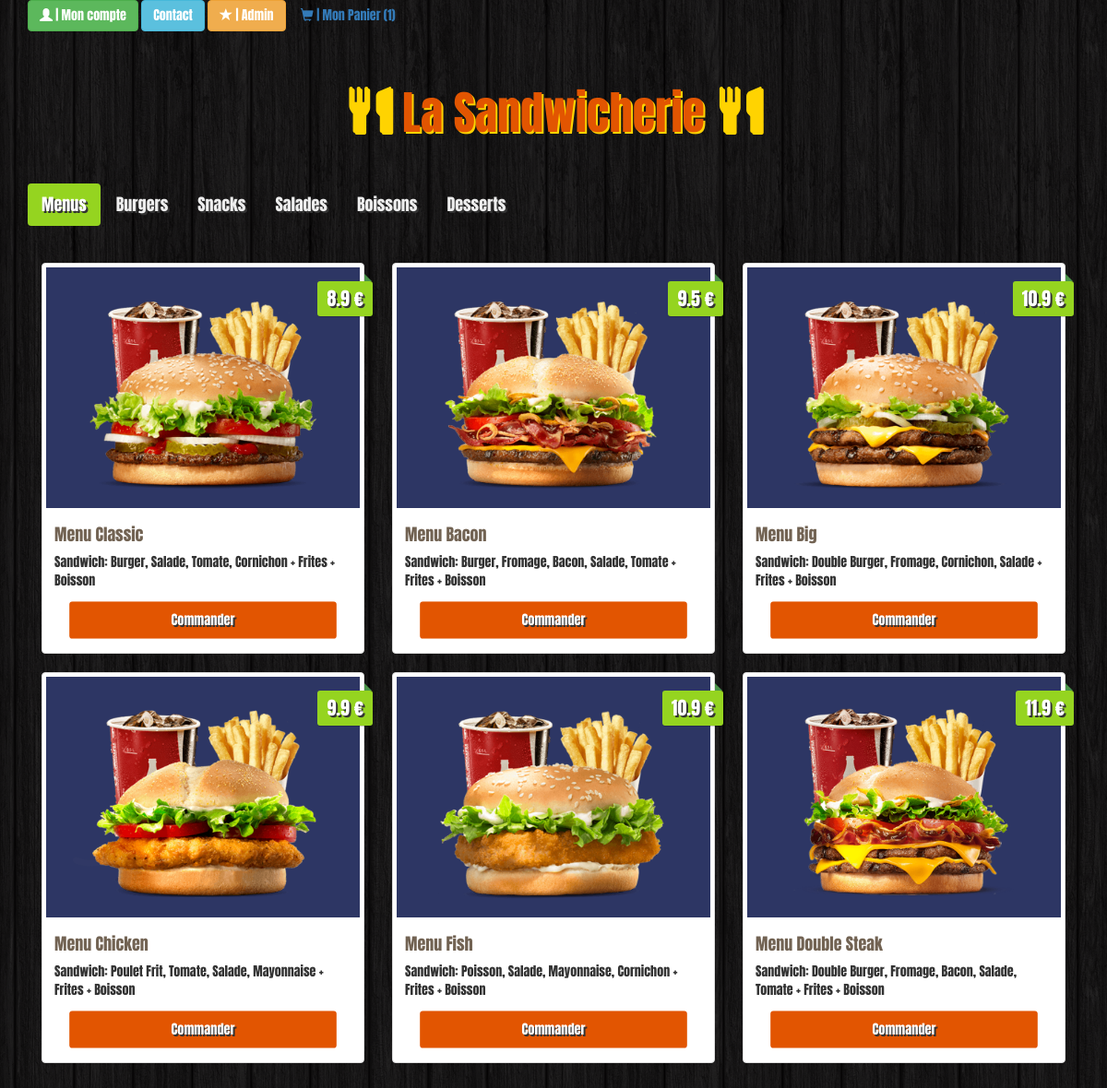
/index.php?cat=1&id=1, run on the app's committed database.
### tables this page shows
CREATE TABLE `categories` (
  `id` int(11) NOT NULL,
  `name` varchar(100) NOT NULL
);

CREATE TABLE `items` (
  `id` int(11) NOT NULL,
  `name` varchar(100) NOT NULL,
  `description` varchar(255) NOT NULL,
  `price` float NOT NULL,
  `image` varchar(255) NOT NULL,
  `category` int(11) NOT NULL
);

### app/public/menu/menu.model.php (called while the page is built)
<?php
    $db = Database::connect();
    $statement = $db->query('SELECT * FROM categories');
    $categories = $statement->fetchAll();

### app/public/home/home.model.php (called while the page is built)
<?php
if(isset($_GET['cat'])):
$cat = $_GET['cat'];
else:
    $cat =1;
endif;
    $statement = $db->prepare("SELECT * FROM items WHERE category ='".$cat."'");
    $statement->execute(array($cat));
    $stat = $statement->fetchAll();

### app/public/home/home.view.php (the view)
<?php
foreach ($stat as $key => $val){
?>
<div class="col-sm-6 col-md-4">
    <div class="thumbnail">
        <img src="img/<?=  $stat[$key]['image']  ?>" alt="">
        <div class="price"><?= $stat[$key]['price'] ?>  €</div>
        <div class="caption">
            <h4><?= $stat[$key]['name'] ?></h4>
            <p><?= $stat[$key]['description'] ?></p>
            <a href="index.php?cat=<?= $cat ?>&id=<?= $stat[$key]['id'] ?>" class="btn btn-order" id="commander" role="button"> Commander</a>
        </div>
    </div>
</div>
<?php
}
?>

### app/public/menu/menu.view.php
<nav>
    <ul class="nav nav-pills">
<?php
if(isset($_GET['cat'])){
    $cat = $_GET['cat'];
}else {
    $cat = 1;
}
    if($categories):
        foreach ($categories as $key => $value) {
            if($categories[$key]['id'] == $cat){
?>
                <li  class="active"><a href="index.php?cat=<?= $value['id'] ?>" ><?= $value['name'] ?></a></li>
<?php
            }else {
?>
                <li  class=" "><a href="index.php?cat=<?= $value['id'] ?>" ><?= $value['name'] ?></a></li>
<?php
            }
        }
    endif;
?>
    </ul>
</nav>
<div class="tab-content">

### css/style.css (style rules this page uses)
body { background: url("../img/bg.png"); }
.nav { margin-bottom: 40px; }
.thumbnail img { background: #2D3664; }
.price { background: #95d420; box-shadow: 0 1px rgba(0,0,0,0.2); -moz-box-shadow: 0 1px rgba(0,0,0,0.2); -webkit-box-shadow: 0 1px rgba(0,0,0,0.2); color: #fff; text-shadow: 2px 2px #333; position: absolute; right: 6px; top: 20px; padding: 5px 10px; font-size: 20px; border-radius: 3px; }
.price:before { border: 4px solid transparent; border-bottom: 4px solid #4a934a; border-left: 4px solid #4a934a; content:""; position: absolute; right: 1px; top: -8px; }
.caption > h4 { color: #726353; font-size: 18px; }
.nav-pills>li.active>a, .nav-pills>li.active>a:focus, .nav-pills>li.active>a:hover { background: #95d420; }
.nav>li>a { color: #eee; font-size: 18px; text-shadow: 2px 2px #333; }
.btn-order { width: 100%; padding: 10px; font-size: 16px; color: #fff; background-color: #E25501; text-decoration: none; text-shadow: 2px 2px #333; -webkit-transform: scale(1); transform: scale(0.9); -webkit-transition: .3s ease-in-out; transition: .3s ease-in-out; }

### data on the page
categories: name "Menus"
categories: name "Burgers"
categories: name "Snacks"
categories: name "Salades"
categories: name "Boissons"
categories: name "Desserts"
items: image (picture), price "8.9", name "Menu Classic", description "Sandwich: Burger, Salade, Tomate, Cornichon + Frites + Boisson"
items: image (picture), price "9.5", name "Menu Bacon", description "Sandwich: Burger, Fromage, Bacon, Salade, Tomate + Frites + Boisson"
items: image (picture), price "10.9", name "Menu Big", description "Sandwich: Double Burger, Fromage, Cornichon, Salade + Frites + Boisson"
items: image (picture), price "9.9", name "Menu Chicken", description "Sandwich: Poulet Frit, Tomate, Salade, Mayonnaise + Frites + Boisson"
items: image (picture), price "10.9", name "Menu Fish", description "Sandwich: Poisson, Salade, Mayonnaise, Cornichon + Frites + Boisson"
items: image (picture), price "11.9", name "Menu Double Steak", description "Sandwich: Double Burger, Fromage, Bacon, Salade, Tomate + Frites + Boisson"

### other printed values
count($_SESSION['panier']) "1"
